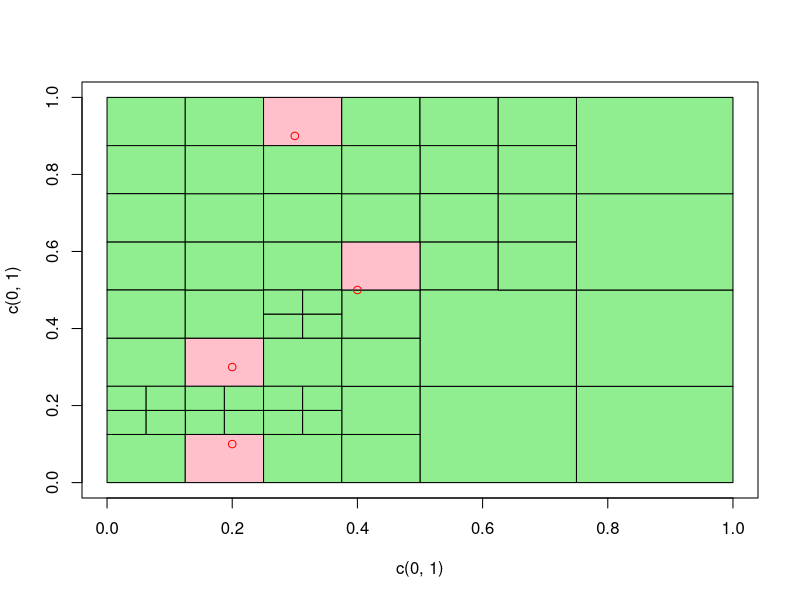

Recreate this plot in R.
whitneySquare <- setClass("whitneySquare",
    slots = c(
        x = "numeric",
        y = "numeric",
        w = "numeric"
    )
)

setValidity("whitneySquare", function(object) {
    if (length(object@x) != length(object@y)) {
        return("Numbers of x and y data are mismatched")
    } else if (length(object@x) != length(object@w)) {
        return("Numbers of x and w data are mismatched")
    }
    return(TRUE)
})

setMethod("initialize", "whitneySquare",
    function(.Object, x = numeric(0), y = numeric(0), w = numeric(0)) {
        .Object@x <- x
        .Object@y <- y
        .Object@w <- w

        validObject(.Object)
        return(.Object)
    }
)

setMethod("length", "whitneySquare", function(x) length(x@x))

setMethod("append", signature(x = "whitneySquare", values = "whitneySquare"), function(x, values, after = length(x)) {
    return(whitneySquare(append(x@x, values@x, after), append(x@y, values@y, after), append(x@w, values@w, after)))
})

setMethod("[", "whitneySquare", function(x,i,...) whitneySquare(x@x[i], x@y[i], x@w[i]))
setMethod("[<-", "whitneySquare", function(x,i,...,value) {
    x@x[i] <- value@x
    x@y[i] <- value@y
    x@w[i] <- value@w
    return(x)
})

setMethod(">", signature(e1 = "whitneySquare", e2 = "whitneySquare"), function(e1, e2) {
    result <- rep(FALSE, max(length(e1), length(e2)))

    result[e1@y > e2@y] <- TRUE
    result[e1@y < e2@y] <- FALSE

    I <- e1@y == e2@y
    result[I] <- (e1@x > e2@x)[I]

    return(result)
})

setMethod("<", signature(e1 = "whitneySquare", e2 = "whitneySquare"), function(e1, e2) {
    result <- rep(FALSE, max(length(e1), length(e2)))

    result[e1@y < e2@y] <- TRUE
    result[e1@y > e2@y] <- FALSE

    I <- e1@y == e2@y
    result[I] <- (e1@x < e2@x)[I]

    return(result)
})

bisect.whitney <- function(square) {
    square@w <- c(c(0.5,0.5,0.5,0.5) %*% t(square@w))

    square@x <- c(c(1,1,1,1) %*% t(square@x)) + square@w * c(0,1,0,1)
    square@y <- c(c(1,1,1,1) %*% t(square@y)) + square@w * c(0,0,1,1)

    return(square)
}

whitneyDecomposition <- setClass("whitneyDecomposition",
    slots = c(
        squares = "whitneySquare",
        order = "numeric",
        root = "numeric",
        nodes = "matrix",
        children = "matrix"
    )
)
# setValidity("whitneyDecomposition", function(object) {
#     rownames(object@nodes) <- NULL
#     rownames(object@children) <- NULL

#     if (any(object@nodes[,1]==0)) {
#         print("Found error 1")
#         print(object)
#         return("Error 1")
#     }
#     print("Validity passed")
#     print(object)
#     return(TRUE)
# })

setMethod("initialize", "whitneyDecomposition",
    function(.Object) {
        .Object@squares <- whitneySquare()
        .Object@order <- 5
        .Object@root <- NA_integer_
        .Object@nodes <- matrix(nrow = 0, ncol = .Object@order-1)
        .Object@children <- matrix(nrow = 0, ncol = .Object@order)

        # validObject(.Object)
        return(.Object)
    }
)

insert.whitney <- function(decomposition, squares) {
    lastIndex <- length(decomposition@squares)
    decomposition@squares <- append(decomposition@squares, squares)

    order <- decomposition@order

    for (squareIndex in seq_len(length(squares))) {
        n <- decomposition@root
        key <- lastIndex + squareIndex

        if (is.na(n)) {
            decomposition@nodes <- rbind(decomposition@nodes, c(key, rep(NA_integer_, order - 2)))
            decomposition@children <- rbind(decomposition@children, rep(NA_integer_, order))
            decomposition@root <- nrow(decomposition@nodes)
            next
        }

        nodePath <- c()
        insertPath <- c()

        lastNotFull <- 0

        while (TRUE) {
            s <- decomposition@nodes[n,]
            i <- sum(decomposition@squares[s[!is.na(s)]] < squares[squareIndex], na.rm=TRUE)
            notFull <- any(is.na(s))

            nodePath <- c(nodePath, n)
            insertPath <- c(insertPath, i)
            
            if (notFull) lastNotFull <- length(nodePath)
            
            if (is.na(decomposition@children[n,1])) {
                if (notFull) {
                    decomposition@nodes[n,] <- append(s[1:(order-2)], key, i)
                    lastNotFull <- NULL
                }
                break
            } else {
                n <- decomposition@children[n,i+1]
            }
        }

        if (!is.null(lastNotFull)) {
            medium <- ceiling(order/2)
            hold <- key
            holdChild <- NA_integer_

            for (level in length(nodePath):lastNotFull) {
                n <- nodePath[level]
                i <- insertPath[level]

                if (level != lastNotFull) {
                    extendedNode <- append(decomposition@nodes[n,], hold, i)
                    extendedChildren <- append(decomposition@children[n,], holdChild, i+1)

                    decomposition@nodes[n,] <- c(extendedNode[1:(medium-1)], rep(NA_integer_, order-medium))
                    decomposition@children[n,] <- c(extendedChildren[1:medium], rep(NA_integer_, order-medium))

                    newNode <- extendedNode[(medium+1):order]
                    newNode <- c(newNode, rep(NA_integer_, medium - 1))
                    newChildren <- extendedChildren[(medium+1):(order+1)]
                    newChildren <- c(newChildren, rep(NA_integer_, medium - 1))

                    decomposition@nodes <- rbind(decomposition@nodes, newNode)
                    decomposition@children <- rbind(decomposition@children, newChildren)

                    hold <- extendedNode[medium]
                    holdChild <- nrow(decomposition@nodes)
                } else if (level == 0) {
                    newNode <- c(hold, rep(NA_integer_, order - 2))
                    newChildren <- c(decomposition@root, holdChild, rep(NA_integer_, order - 2))

                    decomposition@nodes <- rbind(decomposition@nodes, newNode)
                    decomposition@children <- rbind(decomposition@children, newChildren)

                    decomposition@root <- nrow(decomposition@nodes)
                } else {
                    decomposition@nodes[n,] <- append(decomposition@nodes[n,-(order-1)], hold, i)
                    decomposition@children[n,] <- append(decomposition@children[n,-order], holdChild, i+1)
                }
            }
        }
    }

    rownames(decomposition@nodes) <- NULL
    rownames(decomposition@children) <- NULL

    return(decomposition)
}

partition.whitney <- function(x, y) {
    result <- insert.whitney(whitneyDecomposition(), whitneySquare(0,0,1))

    q <- 1
    queue <- c(1)

    while (q <= length(queue)) {
        # if (q > 65536) {
        #     print("Exceeds limit")
        #     break
        # }
        i <- queue[q]

        squarex <- result@squares@x[i]
        squarey <- result@squares@y[i]
        squarew <- result@squares@w[i]

        count <- sum((squarex - squarew <= x & x < squarex + 2 * squarew) & (squarey - squarew <= y & y < squarey + 2 * squarew))

        if (count > 1) {
            bisection <- bisect.whitney(result@squares[i])
            result@squares[i] <- bisection[1]

            result <- insert.whitney(result, bisection[2:4])
            queue <- c(queue, i, (length(result@squares)-2):length(result@squares))
        }
        q <- q + 1
    }

    return(result)
}

rect.whitney <- function(decomposition, x, y) {
    for (i in seq_len(length(decomposition@squares))) {
        square <- decomposition@squares[i]

        hasPoint <- any((square@x <= x & x < square@x + square@w) & (square@y <= y & y < square@y + square@w))
        col <- ifelse(hasPoint, "pink", "lightgreen")

        rect(square@x, square@y, square@x + square@w, square@y + square@w, col = col)
    }

    points(x, y, col = "red")
}

search.whitney <- function(decomposition, x, y) {
    result <- whitneySquare()

    for (i in seq_len(length(x))) {
        n <- decomposition@root
        searching <- TRUE
        while (searching) {
            if (n == 0) {
                result <- append(result, whitneySquare(NA_integer_, NA_integer_, NA_integer_))
            }

            nodes <- decomposition@nodes[n, ]
            count <- sum(!is.na(nodes))
            notFound <- TRUE

            for (j in seq_len(count)) {
                square <- decomposition@squares[nodes[j]]
                if (y[i] < square@y) {
                    n <- decomposition@children[n, j]
                    notFound <- FALSE
                    break
                } else if (y[i] < square@y + square@w) {
                    if (x[i] < square@x) {
                        n <- decomposition@children[n, j]
                        notFound <- FALSE
                        break
                    } else if (x[i] < square@x + square@w) {
                        result <- append(result, square)
                        notFound <- FALSE
                        searching <- FALSE
                        break
                    }
                }
            }

            if (notFound) {
                n <- decomposition@children[n, count+1]
            }
        }
    }

    return(result)
}

x <- c(0.2,0.2,0.4,0.3)
y <- c(0.3,0.1,0.5,0.9)

W <- partition.whitney(x, y)

plot(c(0,1), c(0,1), type = "n")
rect.whitney(W, x, y)
